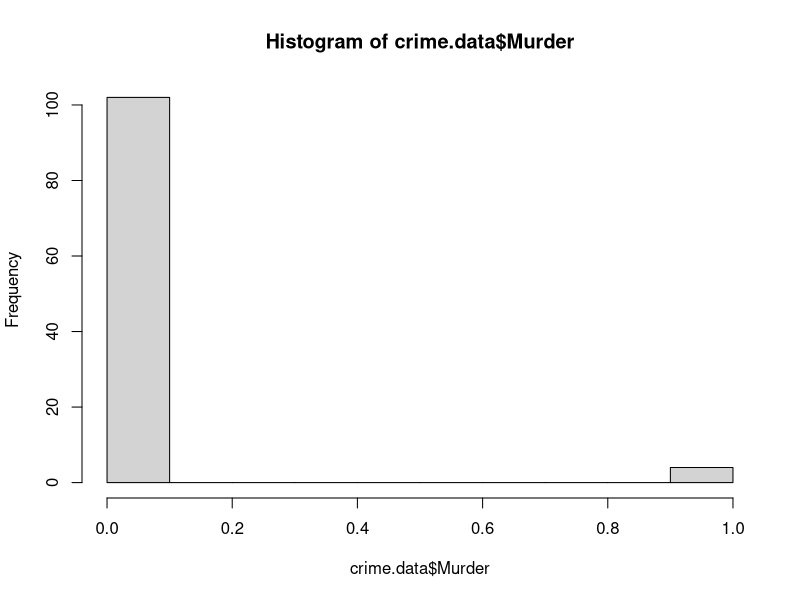
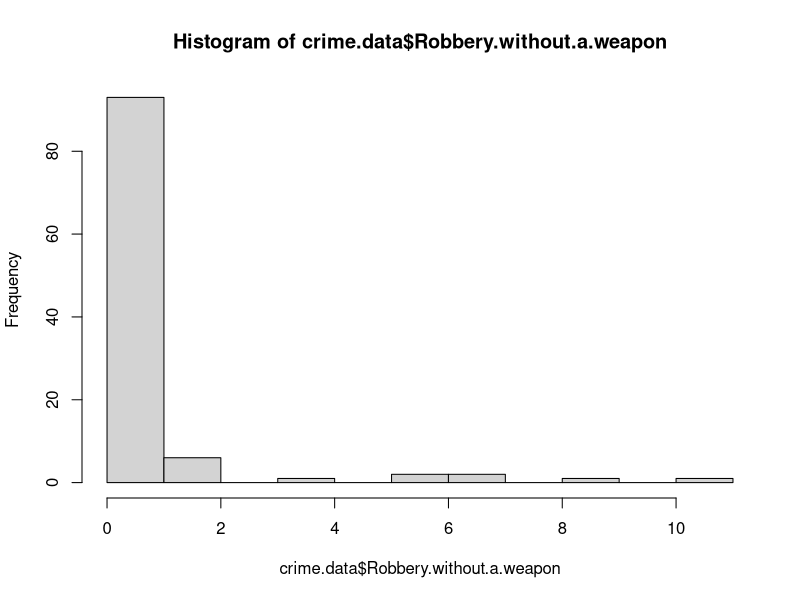
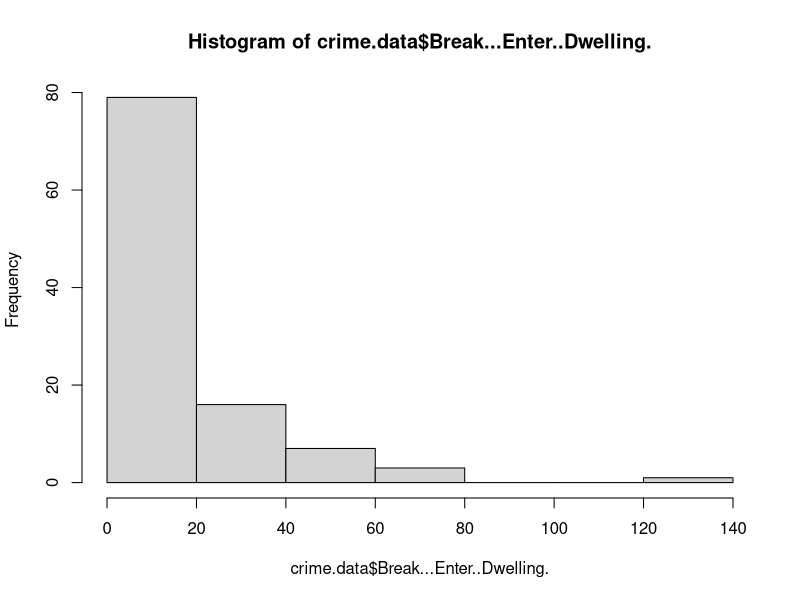
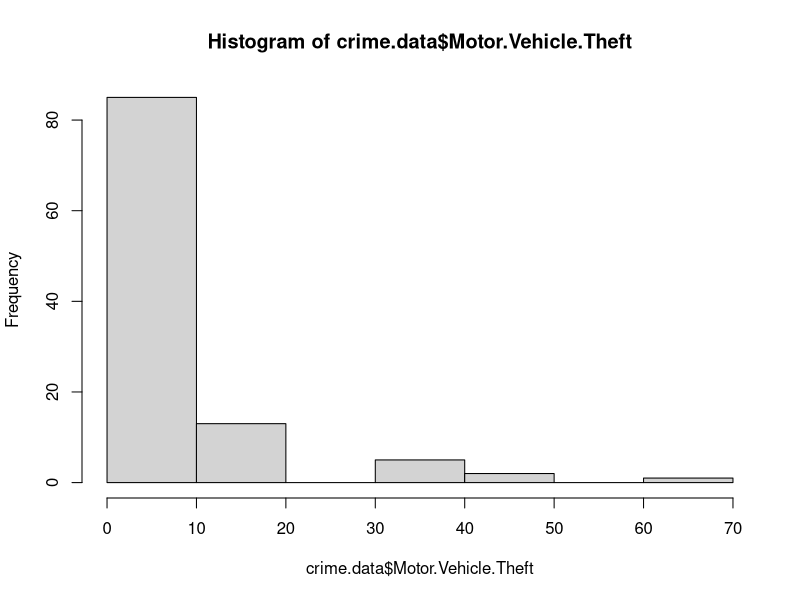
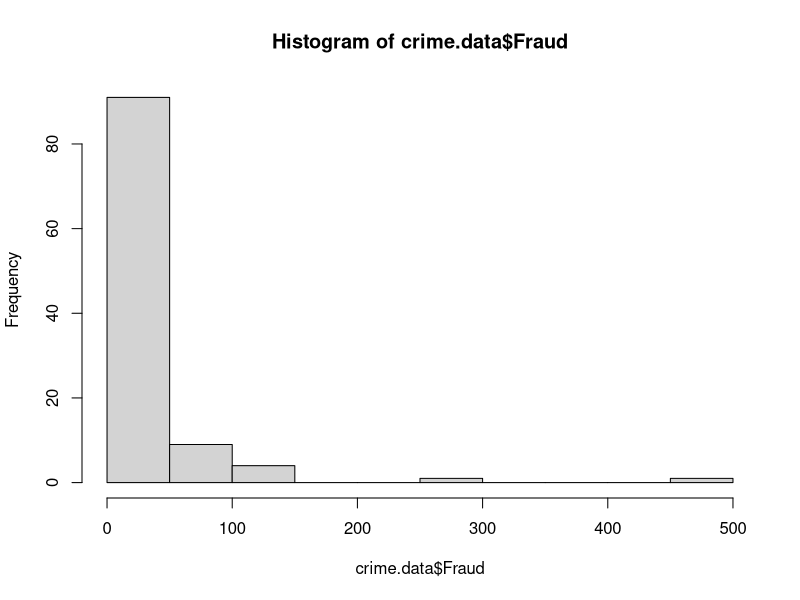
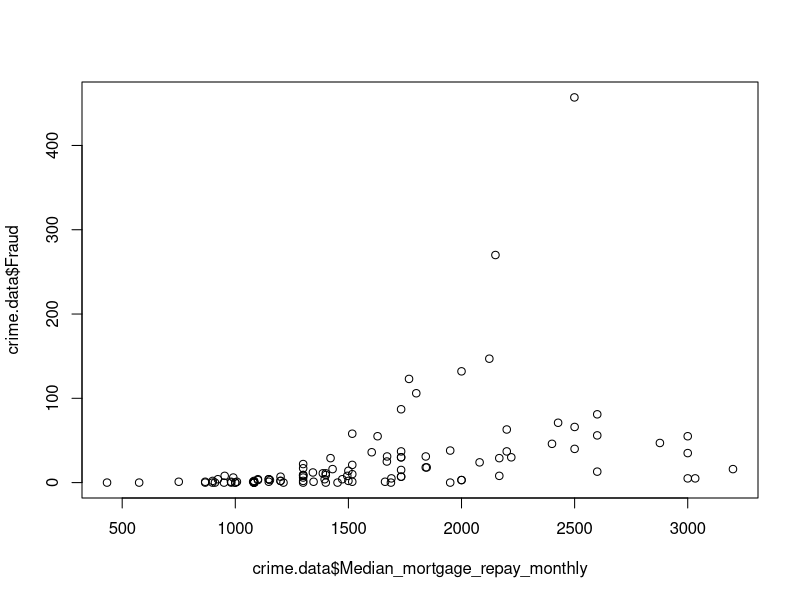
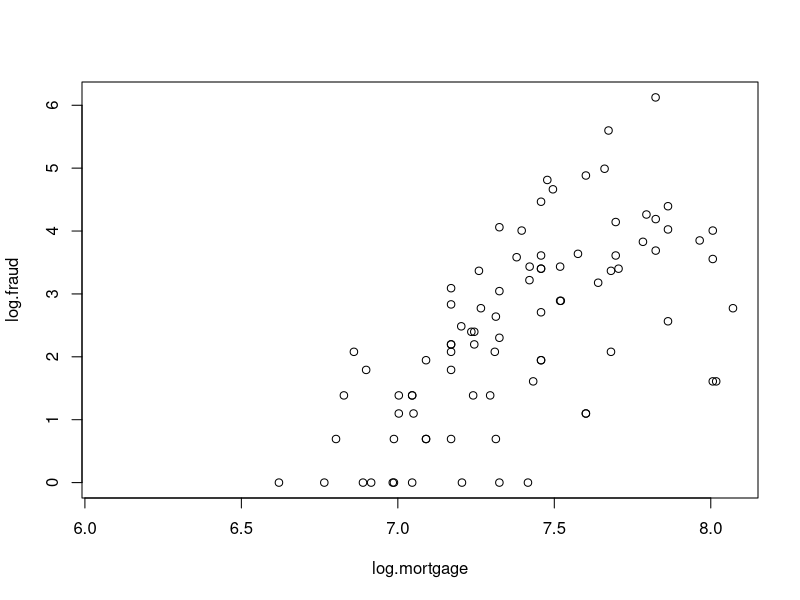
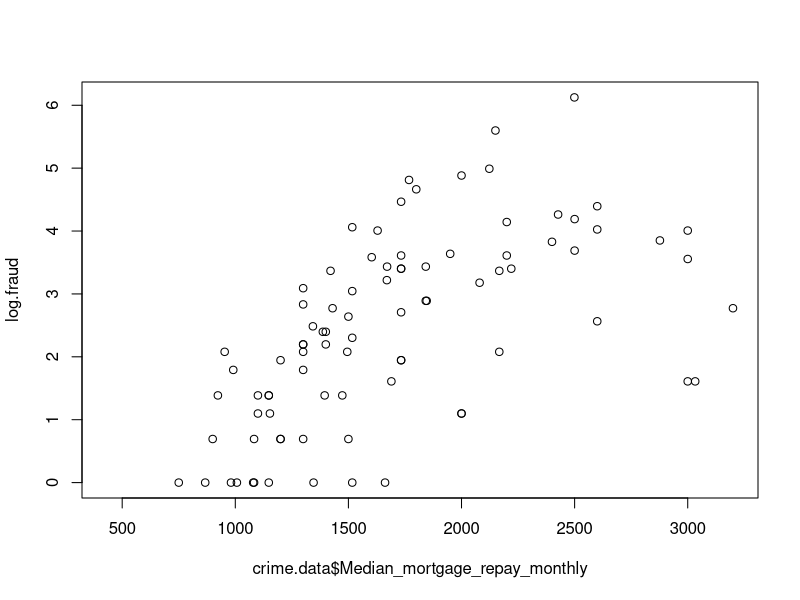

Generate these figures, in order, with R:
## ---- chunk 1
knitr::opts_chunk$set(echo = TRUE)
## ---- chunk 2
library(foreign)
library(plyr)
library(dplyr)
library(ggplot2)
library(scales)
library(car)
library(arm)
library(reshape2)
crime.data <- read.csv("Data/NSW_Crime_data_clean.csv")

## ---- chunk 3

names(crime.data)

hist(crime.data$Murder)
hist(crime.data$Robbery.without.a.weapon)
hist(crime.data$Break...Enter..Dwelling.)
hist(crime.data$Motor.Vehicle.Theft)
hist(crime.data$Fraud)

# x-y transformation
plot(crime.data$Median_mortgage_repay_monthly, crime.data$Fraud)

# log-log transformation
log.mortgage <- log(crime.data$Median_mortgage_repay_monthly)
log.fraud <- log(crime.data$Fraud)
plot(log.mortgage, log.fraud)

# x-log transformation
plot(crime.data$Median_mortgage_repay_monthly,log.fraud)
## ---- chunk 4
linear.model.1 <- lm(Fraud ~ crime.data$Median_mortgage_repay_monthly + crime.data$Median_rent_weekly + crime.data$Median_tot_hhd_inc_weekly + crime.data$Average_household_size, data=crime.data)
display(linear.model.1)
plot(linear.model.1 )

coef.linear.model.1 <- data.frame(coef(linear.model.1))
se.linear.model.1 <- data.frame(se.coef(linear.model.1))
(coef.linear.model.1$vars <- as.factor(variable.names(linear.model.1)))

coef.linear.model.1$one.se.upper <- coef.linear.model.1[,1] + se.linear.model.1[,1]
coef.linear.model.1$one.se.lower <- coef.linear.model.1[,1] - se.linear.model.1[,1]
coef.linear.model.1$two.se.upper <- coef.linear.model.1[,1] + se.linear.model.1[,1] *2
coef.linear.model.1$two.se.lower <- coef.linear.model.1[,1] - se.linear.model.1[,1] *2

# Plot
ggplot(coef.linear.model.1, aes(x = coef.linear.model.1., y = vars)) +
  geom_point(alpha=1, colour="black", size=2.3) +   
  geom_errorbarh(aes(xmin=one.se.lower,xmax=one.se.upper), height=0,size=.75) +
  geom_errorbarh(aes(xmin=two.se.lower,xmax=two.se.upper), height=0,size=.25) +
  geom_vline(xintercept=0, colour="black", size = .5) + # vline() vertica line
  labs(x = "Coefficient values", y = "Regression coefficients") + 
  theme_bw() +
  theme(panel.border = element_blank(), 
      panel.grid.major.x = element_blank(), 
      panel.grid.major.y = element_line(colour="light grey", size=0.1), 
      panel.grid.minor = element_blank(), 
      legend.position="none", 
      title = element_text(size=13, face="bold"), 
      strip.background = element_blank(), 
      axis.title.x = element_text(size=12, face="bold", vjust=-.75), 
      axis.title.y = element_text(size=12, face="bold", vjust=1.5), 
      axis.text.x = element_text(size=10, vjust=-.25), 
      axis.text.y = element_text(size=8.5), 
      axis.ticks.y=element_blank())
